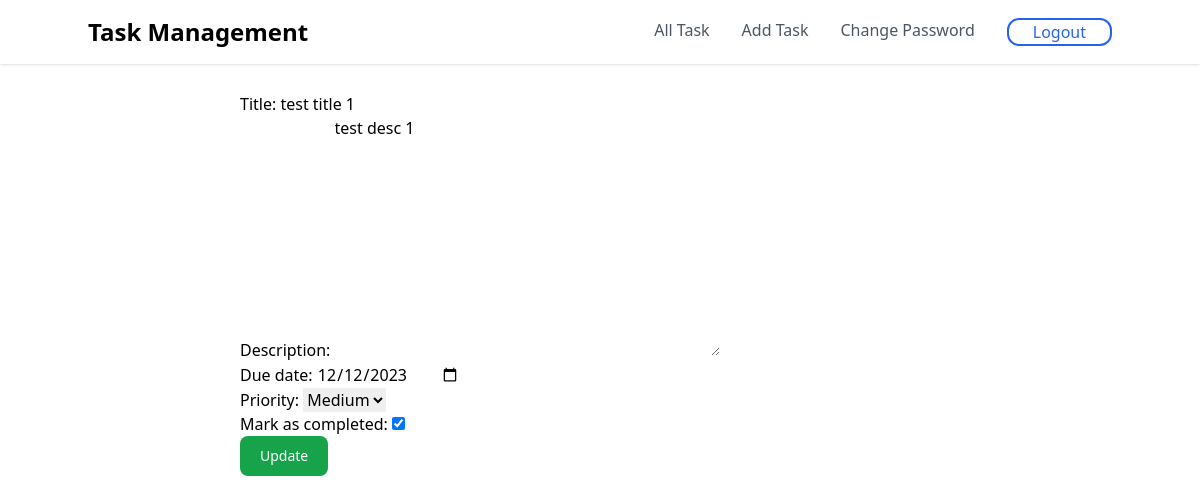
The page /task/2/edit (signed in) on the database as committed earlier.
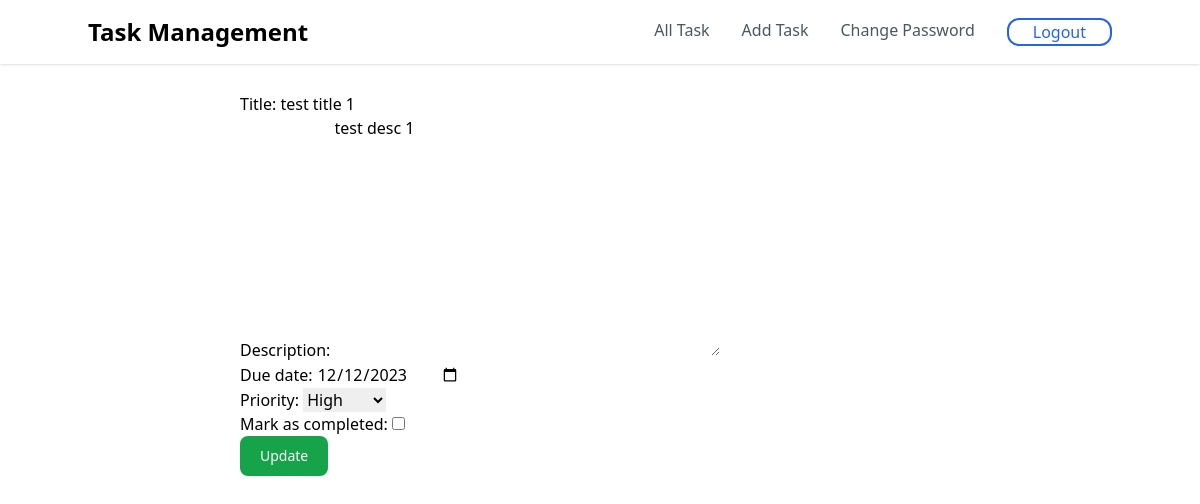
The same page on the database as committed later.
### task/models.py (models this page shows, shortened)
class Task(models.Model):
    user = models.ForeignKey(User, on_delete=models.CASCADE)
    title = models.CharField(max_length=255)
    description = models.TextField()
    due_date = models.DateField()
    priority = models.CharField(max_length=30, choices=PRIORITY)
    mark_as_completed = models.BooleanField(default=False)
    created_at = models.DateTimeField(auto_now_add=True)
    updated_at = models.DateTimeField(auto_now=True)

### task/views.py (the view)
# urls.py: path("task/<int:id>/edit", views.edit_task, name="edit_task"),
@login_required(login_url="user_login")
def edit_task(request, id):
    task = Task.objects.get(id=id)
    if request.method == "POST":
        form = TaskEditForm(data=request.POST, instance=task)
        if form.is_valid():
            form.instance.user = request.user
            form.save()
        return redirect("view_task", id=id)
    form = TaskEditForm(instance=task)
    return render(request, "task_edit.html", {"form": form})

### task/forms.py
class TaskEditForm(ModelForm):
    class Meta:
        model = Task
        fields = ["title", "description", "due_date", "priority", "mark_as_completed"]
        widgets = {"due_date": widgets.DateInput(attrs={"type": "date"})}

### templates/task_edit.html (shortened to what this page needs)
{% extends 'base.html' %}
{% load tailwind_filters %}
{% block content %}
<div style="width: 60%;margin: auto;" class="py-5">
    <form method="post">
        {{form|crispy}}
        <button type="submit"
            class="inline-flex items-center text-white bg-green-600 hover:bg-green-700 focus:ring-4 focus:outline-none focus:ring-red-300 font-medium rounded-lg text-sm px-5 py-2.5 text-center dark:bg-red-500 dark:hover:bg-red-600 dark:focus:ring-red-900">
            Update
        </button>
    </form>
</div>
{% endblock %}

Rows that differ between the two databases and show on the page:
changed Task "test title 1": priority "Medium" → "High"; mark_as_completed "☑" → "☐"
